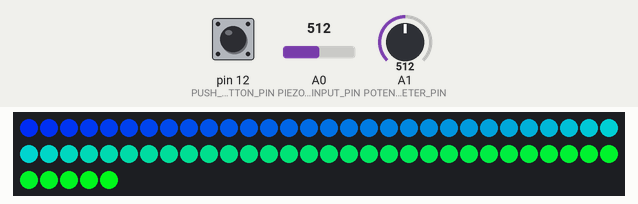
Recording of a program running on a simulated Arduino Uno, built with avr-gcc and run on an emulated ATmega328P. Shown: 65 RGB LEDs in strip order, left to right, continuing on the next row. The test bench sets the inputs (shaded band); at power-on: A0 (PIEZO_DIGITAL_INPUT_PIN) = 512, A1 (POTENTIOMETER_PIN) = 512, pin 12 (PUSH_BUTTON_PIN) HIGH. Dim RGB values are drawn brighter than linear; random numbers use the default seed unless the program sets one.

Above: at 2.0 s.
2.1 s: A0 (PIEZO_DIGITAL_INPUT_PIN) set to 70
4.5 s: A0 (PIEZO_DIGITAL_INPUT_PIN) set to 63
At 5.4 s:
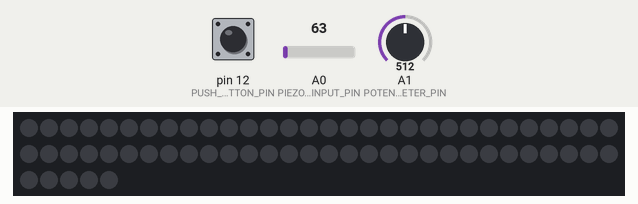
6.3 s: A1 (POTENTIOMETER_PIN) set to 496
7.8 s: A1 (POTENTIOMETER_PIN) set to 468
At 8.25 s:
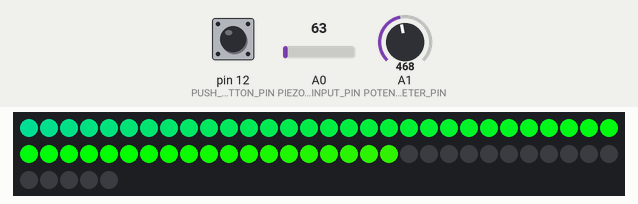
10.8 s: pin 12 (PUSH_BUTTON_PIN) pulled LOW for 0.15 s
At 11.28 s:
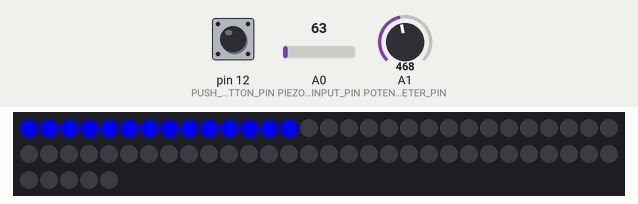
11.5 s: pin 12 (PUSH_BUTTON_PIN) pulled LOW for 1 s
At 12.49 s:
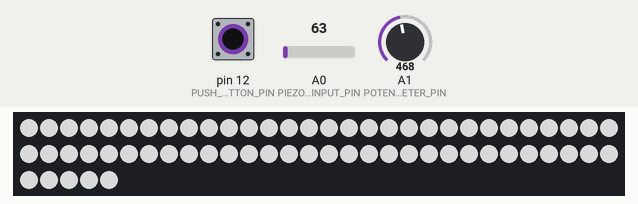
Timing chart, 0 to 14.5 s (numbered marks = the images above; inputs shaded):
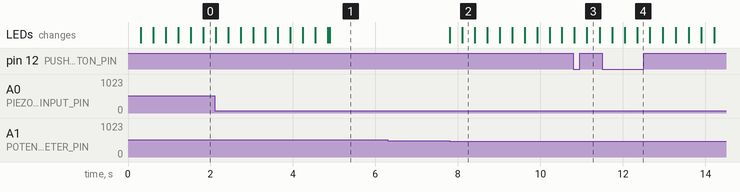

Measured:
- the behaviour switches between 67 and 66 on A0 (PIEZO_DIGITAL_INPUT_PIN) (found by bisection; images 0 and 1)
- the behaviour switches between 486 and 485 on A1 (POTENTIOMETER_PIN) (found by bisection; images 1 and 2)
- after the input at 6.3 s, every drawn part: stays the same
- after the input at 7.8 s, the LEDs: first change at once (image 2 shows a later state)

The program:

main.cpp
```cpp
/* David Morris 2018
  Thanks to:
      https://www.adafruit.com
      http://cassettepunk.com
      http://fastled.io
      https://beammyselfintothefuture.wordpress.com/
      http://moving-rainbow.readthedocs.io/en/latest/guide/color-wheel/
      https://www.instructables.com/id/Light-Up-Drum-Kit/
  for all the great tutorials.

  Note: If you are looking for the code I used for my Trinket 5v original see
  "https://github.com/morridm/drumlights/tree/master/archive/Trinket".
  This code assumes you are using an Adafruit Trinket Pro 5v not the regular
  Trinket 5v.
*/

#include <Arduino.h>
#include <Button.h>
#include <ButtonStates.h>
#include <PixelDrumPatterns.h>

static const int LED_STRIP_PIN_NUMBER = 4;

static const int PIEZO_ANALOG_INPUT_PIN = 0;

static const int PIEZO_DIGITAL_INPUT_PIN = 14;

static const int POTENTIOMETER_PIN = A1;

static const int PUSH_BUTTON_PIN = 12;

static const int REPEAT_FIRST = 500;

static const int REPEAT_INCR = 100;

static const int PIEZO_SENSOR_MINIMUM = 7;

unsigned long rpt = REPEAT_FIRST;

Button btnUP(PUSH_BUTTON_PIN, true, true, 20);

static const struct DrumComponent SNARE = {0,
                                           65,
                                           PIEZO_SENSOR_MINIMUM,
                                           0,
                                           LED_STRIP_PIN_NUMBER,
                                           PIEZO_ANALOG_INPUT_PIN,
                                           PIEZO_DIGITAL_INPUT_PIN,
                                           POTENTIOMETER_PIN,
                                           PUSH_BUTTON_PIN,
                                           NEO_GRB + NEO_KHZ800};

static const struct DrumComponent HI_TOM = {1,
                                            50,
                                            PIEZO_SENSOR_MINIMUM,
                                            0,
                                            LED_STRIP_PIN_NUMBER,
                                            PIEZO_ANALOG_INPUT_PIN,
                                            PIEZO_DIGITAL_INPUT_PIN,
                                            POTENTIOMETER_PIN,
                                            PUSH_BUTTON_PIN,
                                            NEO_GRB + NEO_KHZ800};

static const struct DrumComponent MIDDLE_TOM = {2,
                                                65,
                                                PIEZO_SENSOR_MINIMUM,
                                                0,
                                                LED_STRIP_PIN_NUMBER,
                                                PIEZO_ANALOG_INPUT_PIN,
                                                PIEZO_DIGITAL_INPUT_PIN,
                                                POTENTIOMETER_PIN,
                                                PUSH_BUTTON_PIN,
                                                NEO_GRB + NEO_KHZ800};

static const struct DrumComponent FLOOR_TOM = {3,
                                               81,
                                               PIEZO_SENSOR_MINIMUM,
                                               0,
                                               LED_STRIP_PIN_NUMBER,
                                               PIEZO_ANALOG_INPUT_PIN,
                                               PIEZO_DIGITAL_INPUT_PIN,
                                               POTENTIOMETER_PIN,
                                               PUSH_BUTTON_PIN,
                                               NEO_GRB + NEO_KHZ800};

static const struct DrumComponent KICK = {4,
                                          106,
                                          PIEZO_SENSOR_MINIMUM,
                                          0,
                                          LED_STRIP_PIN_NUMBER,
                                          PIEZO_ANALOG_INPUT_PIN,
                                          PIEZO_DIGITAL_INPUT_PIN,
                                          POTENTIOMETER_PIN,
                                          PUSH_BUTTON_PIN,
                                          NEO_GRB + NEO_KHZ800};

static const struct DrumComponent THIS_DRUM_COMPONENT = MIDDLE_TOM;

void animationComplete();

DrumPatterns strip(THIS_DRUM_COMPONENT, &animationComplete);

void animationComplete()
{

    uint8_t red = random(0, 255);
    uint8_t green = random(0, 255);
    uint8_t blue = random(0, 255);

    if (strip.ActivePattern == RAINBOW_CYCLE)
    {
        strip.RainbowCycle(random(0, 10));
    }

    if (strip.ActivePattern == SCANNER)
    {

        if ((red + green + blue) <= 10)
        {
            red = 0;
            green = 0;
            blue = 255;
        }

        strip.Scanner(strip.Color(red, green, blue), 25);
    }

    if (strip.ActivePattern == COLOR_WIPE)
    {
        strip.ColorWipe(strip.Color(red, green, blue), 10);
    }
}

void runModeIndicator(uint32_t c, int wait = 10)
{
    strip.clearStrip();
    strip.colorWipeAnimation(c, wait);
    strip.clearStrip();
}

ANIMATION setStripPattern(uint8_t currentButtonState)
{

    strip.Update();

    if (currentButtonState == RELEASED)
    {

        uint32_t wipeColor = strip.Color(0, 0, 0);

        switch (strip.ActivePattern)
        {
        case DRUMBEAT:
            strip.ActivePattern = RAINBOW_CYCLE;
            strip.TotalSteps = 255;
            wipeColor = strip.Color(0, 0, 255);
            break;
        case RAINBOW_CYCLE:
            strip.ActivePattern = SCANNER;
            wipeColor = strip.Color(255, 0, 0);
            break;
        case SCANNER:
            strip.ActivePattern = COLOR_WIPE;
            wipeColor = strip.Color(255, 75, 0);
            break;
        case COLOR_WIPE:
            strip.ActivePattern = DRUMBEAT;
            strip.TotalSteps = 255;
            wipeColor = strip.Color(0, 30, 0);
            break;
        default:
            strip.ActivePattern = DRUMBEAT;
            strip.TotalSteps = 255;
            wipeColor = strip.Color(0, 30, 0);
            break;
        }

        strip.Interval = 0;
        runModeIndicator(wipeColor);
        strip.Update();
    }

    return strip.ActivePattern;
}

void setup()
{

    strip.begin();
    strip.setBrightness(255);

    strip.Scanner(strip.Color(0, 0, 255), 45);
    strip.ColorWipe(strip.Color(0, 0, 255), 30);

    strip.ActivePattern = DRUMBEAT;

    pinMode(PIEZO_DIGITAL_INPUT_PIN, INPUT);
    pinMode(PUSH_BUTTON_PIN, INPUT_PULLUP);

    runModeIndicator(strip.Color(0, 30, 0));
}

void loop()
{

    static boolean brightnessIsBeingAdjusted = false;
    static uint8_t BUTTON_STATE = WAIT;

    if (!brightnessIsBeingAdjusted)
    {
        setStripPattern(BUTTON_STATE);
    }

    btnUP.read();

    switch (BUTTON_STATE)
    {

    case WAIT:

        if (btnUP.wasPressed())
        {

            BUTTON_STATE = PRESSED;
        }
        else if (btnUP.wasReleased())
        {

            BUTTON_STATE = RELEASED;
            rpt = REPEAT_FIRST;
        }
        else if (btnUP.pressedFor(rpt))
        {

            rpt += REPEAT_INCR;
            BUTTON_STATE = HELD;
        }
        break;

    case HELD:

        strip.adjustBrightness();
        brightnessIsBeingAdjusted = true;
        rpt += REPEAT_INCR;
        BUTTON_STATE = WAIT;
        break;

    case RELEASED:

        BUTTON_STATE = WAIT;
        brightnessIsBeingAdjusted = false;
        break;

    case PRESSED:

        BUTTON_STATE = WAIT;
        break;
    }

    strip.showStrip();
}
```
